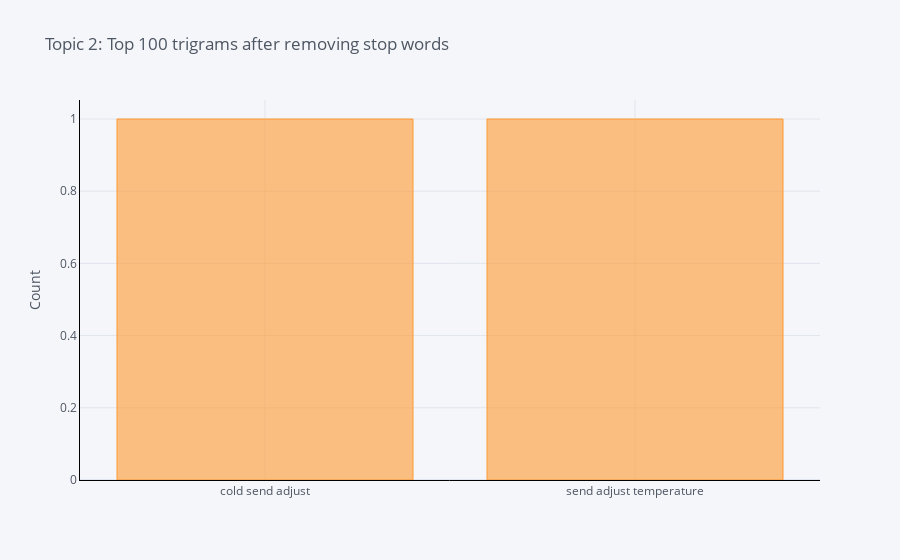

The cell this chart's notebook holds for it:
### Code cell
plot_model(comments, plot='trigram', topic_num = 'Topic 2')

### Figure 1 — Plotly figure (JSON) as saved in the notebook; plotly's stock layout.template omitted (floating-point values rounded to 4 significant figures)
{"data": [{"marker": {"color": "rgba(255, 153, 51, 0.6)", "line": {"color": "rgba(255, 153, 51, 1.0)", "width": 1}}, "name": "count", "orientation": "v", "text": "", "x": ["cold send adjust", "send adjust temperature"], "y": [1, 1], "type": "bar"}], "layout": {"legend": {"bgcolor": "#F5F6F9", "font": {"color": "#4D5663"}}, "paper_bgcolor": "#F5F6F9", "plot_bgcolor": "#F5F6F9", "title": {"font": {"color": "#4D5663"}, "text": "Topic 2: Top 100 trigrams after removing stop words"}, "xaxis": {"gridcolor": "#E1E5ED", "linecolor": "black", "showgrid": true, "tickfont": {"color": "#4D5663"}, "title": {"font": {"color": "#4D5663"}, "text": ""}, "zerolinecolor": "#E1E5ED"}, "yaxis": {"gridcolor": "#E1E5ED", "linecolor": "black", "showgrid": true, "tickfont": {"color": "#4D5663"}, "title": {"font": {"color": "#4D5663"}, "text": "Count"}, "zerolinecolor": "#E1E5ED"}}}
